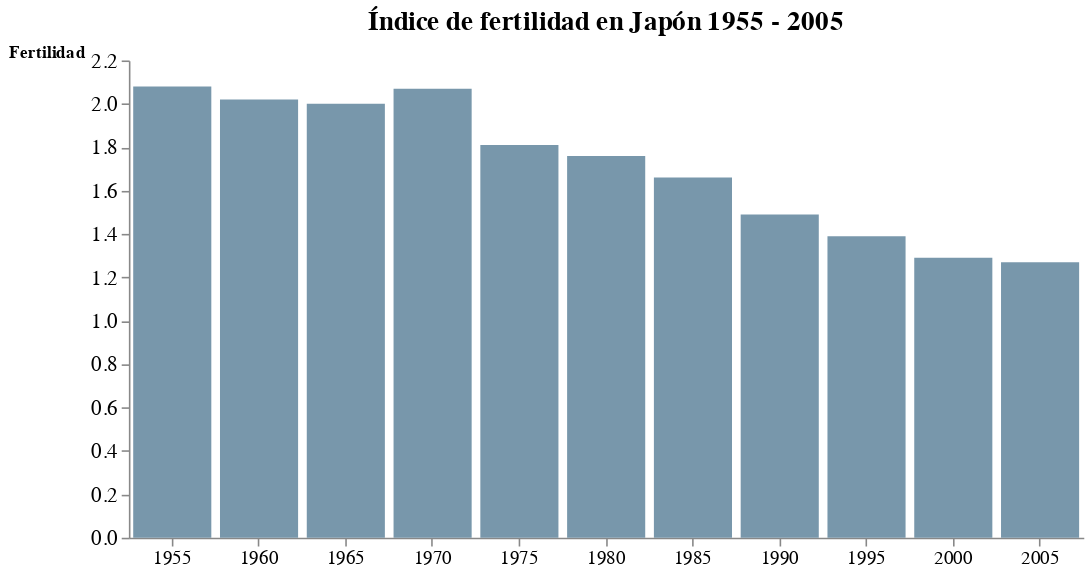

The notebook cell saved with this chart:
### Code cell
alt.Chart(mi_pais).mark_bar(color = '#7897AB').encode(
    # Acomodando los numeros del apartado year mediante valores en el atributo :q :o :n :t :g
    x = alt.X('year:O', title = '', axis = alt.Axis(labelAngle = 0, labelFontSize=12)),
    # Mostrando de manera abreviada el numero de la poblacion mediante formato d3 de millones
    y = alt.Y('fertility:Q', title = 'Fertilidad', axis = alt.Axis( labelFontSize=13, titleAnchor = 'end', titleAngle = 0, grid = False)),
    tooltip = 'fertility'
).properties(
    title = 'Índice de fertilidad en Japón 1955 - 2005',
    width = 600,
).configure_title(
    fontSize = 17
).configure_view(
    strokeWidth = 0,
)

### Figure 1 — Vega-Lite specification as saved in the notebook (floating-point values rounded to 4 significant figures)
{"config": {"view": {"continuousWidth": 400, "continuousHeight": 300, "strokeWidth": 0}, "title": {"fontSize": 17}}, "data": {"name": "data-0748c25dac0b24bdc68cdc4d27a7bb65"}, "mark": {"type": "bar", "color": "#7897AB"}, "encoding": {"tooltip": {"field": "fertility", "type": "quantitative"}, "x": {"axis": {"labelAngle": 0, "labelFontSize": 12}, "field": "year", "title": "", "type": "ordinal"}, "y": {"axis": {"grid": false, "labelFontSize": 13, "titleAnchor": "end", "titleAngle": 0}, "field": "fertility", "title": "Fertilidad", "type": "quantitative"}}, "title": "Índice de fertilidad en Japón 1955 - 2005", "width": 600, "$schema": "https://vega.github.io/schema/vega-lite/v4.17.0.json", "datasets": {"data-0748c25dac0b24bdc68cdc4d27a7bb65": [{"year": 1955, "country": "Japan", "cluster": 4, "pop": 89815060, "life_expect": 65.5, "fertility": 2.08}, {"year": 1960, "country": "Japan", "cluster": 4, "pop": 94091638, "life_expect": 68.73, "fertility": 2.02}, {"year": 1965, "country": "Japan", "cluster": 4, "pop": 98882534, "life_expect": 71.43, "fertility": 2.0}, {"year": 1970, "country": "Japan", "cluster": 4, "pop": 104344973, "life_expect": 73.42, "fertility": 2.07}, {"year": 1975, "country": "Japan", "cluster": 4, "pop": 111573116, "life_expect": 75.38, "fertility": 1.81}, {"year": 1980, "country": "Japan", "cluster": 4, "pop": 116807309, "life_expect": 77.11, "fertility": 1.76}, {"year": 1985, "country": "Japan", "cluster": 4, "pop": 120754335, "life_expect": 78.67, "fertility": 1.66}, {"year": 1990, "country": "Japan", "cluster": 4, "pop": 123537399, "life_expect": 79.36, "fertility": 1.49}, {"year": 1995, "country": "Japan", "cluster": 4, "pop": 125341354, "life_expect": 80.69, "fertility": 1.39}, {"year": 2000, "country": "Japan", "cluster": 4, "pop": 126699784, "life_expect": 82.0, "fertility": 1.291}, {"year": 2005, "country": "Japan", "cluster": 4, "pop": 127417244, "life_expect": 82.6, "fertility": 1.27}]}}
